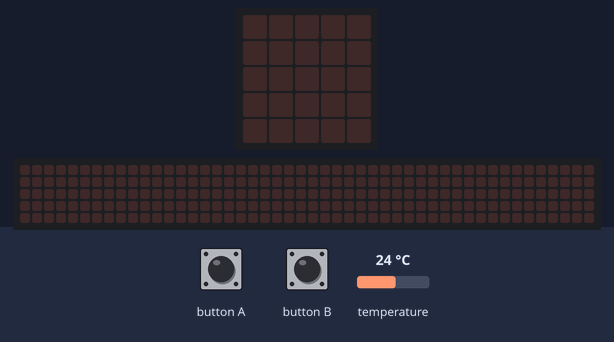
The program below on a simulated BBC micro:bit (MakeCode). Parts: the board's 5×5 LED display, a strip that is not on the board, showing the scrolling text unrolled. Inputs (shaded band) come from the test bench; at power-on: temperature 24 °C. The 48×5 strip is a reading aid, not a part: it shows the text the display is scrolling, unrolled, one strip-width of it at a time.

Above: at 1.2 s.
1.3 s: button A pressed for 0.15 s
At 4.01 s:
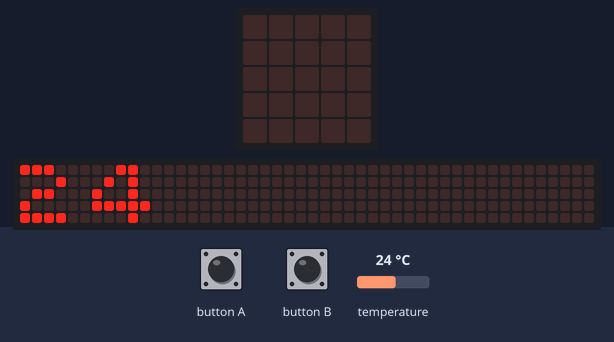
4.3 s: button B pressed for 0.15 s
At 4.67 s:
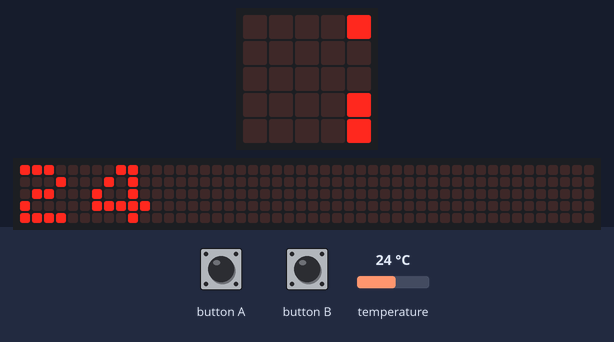
Timing chart, 0 to 7.3 s (numbered marks = the images above; inputs shaded):
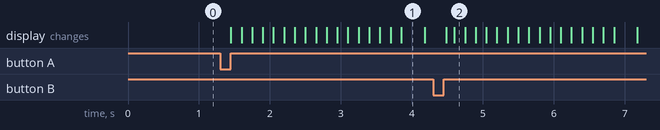

The program:

main.ts
```typescript
input.onButtonPressed(Button.A, function () {
    basic.showNumber(emperatura_maxima)
})
input.onButtonPressed(Button.B, function () {
    basic.showNumber(temperatura_minima)
})
let temperatura_minima = 0
let emperatura_maxima = 0
let temperatura_actual = input.temperature()
emperatura_maxima = temperatura_actual
temperatura_minima = temperatura_actual
basic.forever(function () {
    temperatura_actual = input.temperature()
    if (emperatura_maxima < temperatura_actual) {
        emperatura_maxima = temperatura_actual
    }
    if (temperatura_minima > temperatura_actual) {
        temperatura_minima = temperatura_actual
    }
})
```

test.ts
```typescript
// aquí va el archivo "tests"; esto no se compilará cuando este paquete se utilice como una extensión.
```

Measured:
- after the input at 1.3 s, the display: changes after 0.15 s (image 1)
- after the input at 4.3 s, the display: first changes after 0.19 s (image 2 shows a later state)
